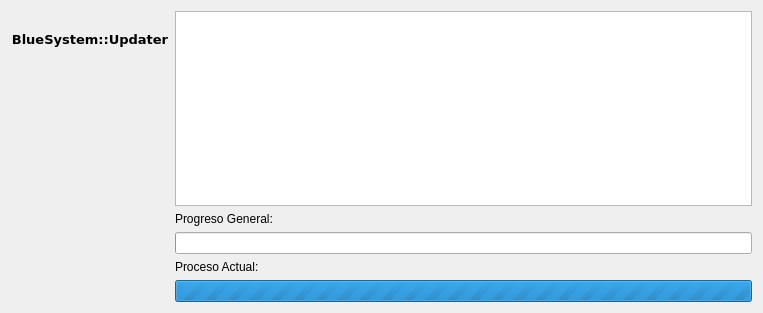
<?xml version="1.0" encoding="UTF-8"?>
<ui version="4.0">
 <class>Widget</class>
 <widget class="QWidget" name="Widget">
  <property name="geometry">
   <rect>
    <x>0</x>
    <y>0</y>
    <width>763</width>
    <height>313</height>
   </rect>
  </property>
  <property name="windowTitle">
   <string>BlueSystem::Updater      (ver:</string>
  </property>
  <property name="windowIcon">
   <iconset resource="../../terminal/src/resources.qrc">
    <normaloff>:/icons/graphics/casitaazul.png</normaloff>:/icons/graphics/casitaazul.png</iconset>
  </property>
  <layout class="QHBoxLayout" name="horizontalLayout_2">
   <item>
    <layout class="QVBoxLayout" name="verticalLayout">
     <item>
      <widget class="QLabel" name="label">
       <property name="sizePolicy">
        <sizepolicy hsizetype="Fixed" vsizetype="Fixed">
         <horstretch>0</horstretch>
         <verstretch>0</verstretch>
        </sizepolicy>
       </property>
       <property name="maximumSize">
        <size>
         <width>128</width>
         <height>128</height>
        </size>
       </property>
       <property name="text">
        <string/>
       </property>
       <property name="pixmap">
        <pixmap resource="../../terminal/src/resources.qrc">:/icons/graphics/casitaazul.png</pixmap>
       </property>
       <property name="scaledContents">
        <bool>true</bool>
       </property>
       <property name="alignment">
        <set>Qt::AlignCenter</set>
       </property>
      </widget>
     </item>
     <item>
      <widget class="QLabel" name="label_2">
       <property name="sizePolicy">
        <sizepolicy hsizetype="Preferred" vsizetype="Maximum">
         <horstretch>0</horstretch>
         <verstretch>0</verstretch>
        </sizepolicy>
       </property>
       <property name="font">
        <font>
         <family>Verdana</family>
         <pointsize>10</pointsize>
         <weight>75</weight>
         <bold>true</bold>
        </font>
       </property>
       <property name="text">
        <string>BlueSystem::Updater</string>
       </property>
       <property name="alignment">
        <set>Qt::AlignCenter</set>
       </property>
      </widget>
     </item>
     <item>
      <spacer name="verticalSpacer">
       <property name="orientation">
        <enum>Qt::Vertical</enum>
       </property>
       <property name="sizeHint" stdset="0">
        <size>
         <width>20</width>
         <height>40</height>
        </size>
       </property>
      </spacer>
     </item>
    </layout>
   </item>
   <item>
    <layout class="QVBoxLayout" name="verticalLayout_2">
     <item>
      <widget class="QTextEdit" name="textEdit"/>
     </item>
     <item>
      <widget class="QLabel" name="label_3">
       <property name="text">
        <string>Progreso General:</string>
       </property>
      </widget>
     </item>
     <item>
      <widget class="QProgressBar" name="overalProgressBar">
       <property name="maximum">
        <number>3</number>
       </property>
       <property name="value">
        <number>-1</number>
       </property>
       <property name="alignment">
        <set>Qt::AlignCenter</set>
       </property>
      </widget>
     </item>
     <item>
      <layout class="QHBoxLayout" name="horizontalLayout">
       <item>
        <widget class="QLabel" name="label_4">
         <property name="sizePolicy">
          <sizepolicy hsizetype="Maximum" vsizetype="Preferred">
           <horstretch>0</horstretch>
           <verstretch>0</verstretch>
          </sizepolicy>
         </property>
         <property name="text">
          <string>Proceso Actual:</string>
         </property>
        </widget>
       </item>
       <item>
        <widget class="QLabel" name="actualProcessLabel">
         <property name="text">
          <string/>
         </property>
        </widget>
       </item>
      </layout>
     </item>
     <item>
      <widget class="QProgressBar" name="currentProgressBar">
       <property name="maximum">
        <number>0</number>
       </property>
       <property name="value">
        <number>-1</number>
       </property>
       <property name="alignment">
        <set>Qt::AlignCenter</set>
       </property>
       <property name="textVisible">
        <bool>true</bool>
       </property>
       <property name="invertedAppearance">
        <bool>false</bool>
       </property>
       <property name="textDirection">
        <enum>QProgressBar::TopToBottom</enum>
       </property>
      </widget>
     </item>
    </layout>
   </item>
  </layout>
 </widget>
 <layoutdefault spacing="6" margin="11"/>
 <resources>
  <include location="../../terminal/src/resources.qrc"/>
  <include location="../../terminal/src/resources.qrc"/>
  <include location="../../terminal/src/resources.qrc"/>
 </resources>
 <connections/>
</ui>
